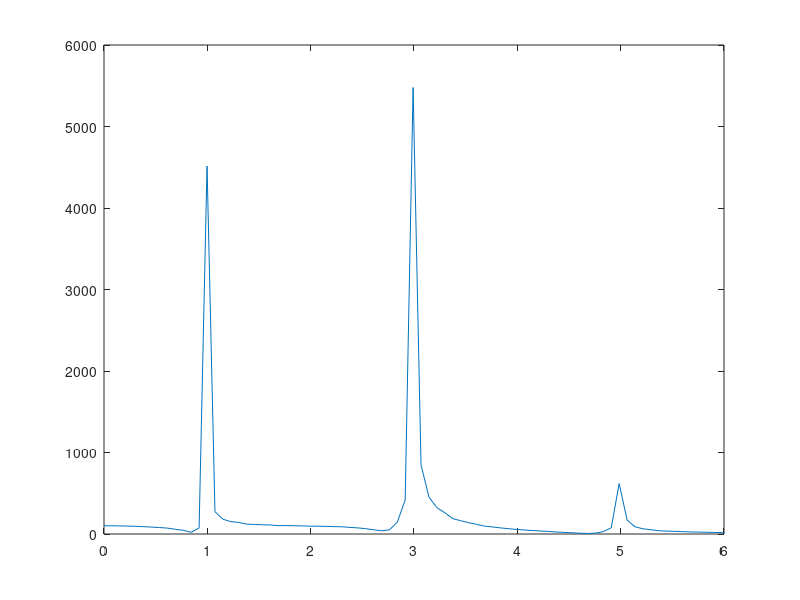

Recreate this plot in MATLAB. (Note: this script raises an error after producing the figure.)
%% Uppgift 3.3A

F=100 %Frekvensen

Ts=1/F %Periodtiden

N=2^13 %Sampelvärde

Tmax=(N-1)*Ts

t=0:Ts:Tmax;

x=square(t); %Den undersökta funktionen

plot(t,x)

%3.3a) Signalen är udda, och vi får 13 stycken perioder.

%% Uppgift 3.3B

%Definerad funktion för att räkna ut a_k enligt ekvation (5)
a=@(k)1/(k*pi)*(2*sin(k*pi)-sin(k*2*pi));

%Definerad funktion för att räkna ut a_k enligt ekvation (6)
b=@(k)1/(k*pi)*(cos(k*2*pi)-2*cos(k*pi)+1);

a_values = []; %Här lagras alla a-värden som hittas
b_values = []; %Här lagras alla b-värden som hittas

%Letar efter värden på a/b från k=1 till k=1000
for k=1:1000
    a1=a(k);
    b1=b(k);
    
    if abs(a1) > 10e-13 && length(a_values) < 3
        fprintf('Hittade ett a vid k=%i!\n',k)
        a_values(length(a_values)+1)=a1;
    end
    
    if abs(b1) > 10e-13 && length(b_values) < 3
        fprintf('Hittade ett b vid k=%i!\n',k)
        b_values(length(b_values)+1)=b1;
    end
end

a_values
b_values

%a = 0 0 0 (är alltid noll)
%b = 4/(pi), 4/(3pi), 4/(5pi)  (fås av k=1, 3, 5)

%% Uppgift 3.3C

F=100 %Frekvensen

Ts=1/F %Periodtiden

N=2^13 %Sampelvärde

Tmax=(N-1)*Ts

t=0:Ts:Tmax;

k=0:1:N-1;

omegak=2.*pi.*F.*k./N; %Vår frekvensaxel

x=sin(t); %Den undersökta funktionen

Yp=fft(x,N); %Den transformerade funktionen, med sampelvärde N

plot(omegak,abs(Yp))

axis([0 6 0 6000])

%Hela grafen visar frekvenserna som bygger upp signalen x. 
%Lilla grafen visar dem 'k-värden som är aktuella', dvs våra b värden som 
%fås då k=1, 3 och 5. Dessa värden tillsammans med högre frekvenser 
%(omega/(k?) > 620) påverkar funktionen mest. Det ser ut som att signalen x 
%består av sinusformade signaler då dem 'peakar' och alternerar.

%Man kan se att relationen mellan X då omega/(k?)=1,2 och 3 är densamma som
%våra 3 värden som vi fick på b i 3.3B.

%% Uppgift 3.3D

N=2^13 %Sampelvärde

b=@(k)4/(k*pi) %ekvation för b_k från labb 1
Yp=[5203 1702 982.3] %Fås från 3.3 C

BH=@(Xk)2*Xk/N %BH är ekvation 10 från labb-pm

for k=1:2:5
    disp(sprintf('k = %i ger:',k))
    disp(sprintf('    Teoretiskt B = %f',b(k)))
    disp(sprintf('    Praktiskt B = %f\n',BH(Yp(ceil(k/2)))))
end

%% Uppgift 3.3E

num=conv([1 0.1], [1 10])
den=conv([1 1], [1 1 9])

sys=tf(num,den)

F=100

Ts=1/F

N=2^13 %Sampelvärde

Tmax=(N-1)*Ts

t=0:Ts:Tmax;

k=0:1:N-1;

omegak=2.*pi.*F.*k./N; %Vår frekvensaxel

x=square(t); %Den undersökta funktionen

y=lsim(sys,x,t); %Funktionen efter den körts igenom systemet

Y=fft(y,N) %Den transfomerade funktionen, med sampelvärde N

plot(omegak,abs(Y))

axis([0 6 0 6000])

b=@(k)4/(k*pi); %ekvation för B_k från labb 1
Yp=[4515 5480 619.7]; %Fås från att kolla i grafen

BH=@(Xk)2*Xk/N; %BH är ekvation 10 från labb-pm

for k=1:2:5
    G=evalfr(sys,j*k); %Överföringsfunktionen för motsvarande omega (k)
    bt=b(k)*abs(G); %B_k för y
  
    disp(sprintf('k = %i ger:',k))
    disp(sprintf('    Teoretiskt B = %f',bt))
    disp(sprintf('    Praktiskt B = %f\n',BH(Yp(ceil(k/2)))))
    disp(sprintf('    G(jw) = %s',num2str(G)))
end
